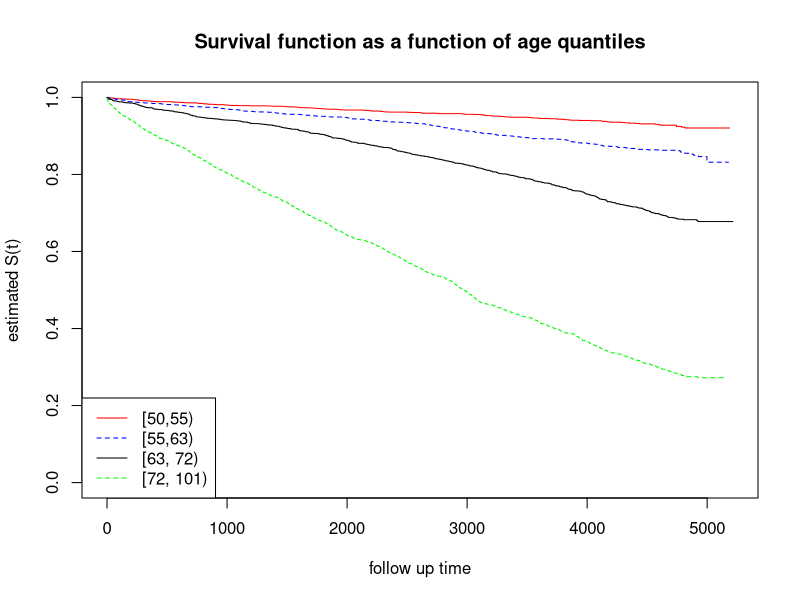
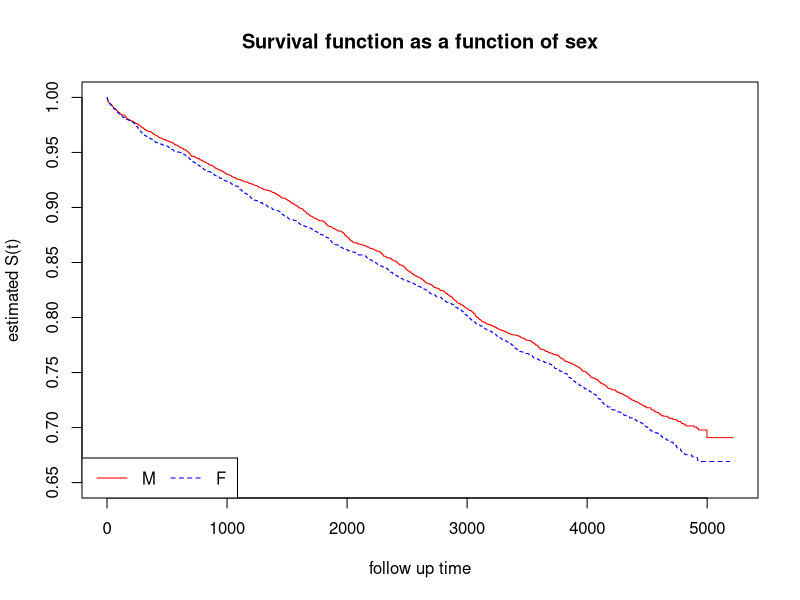
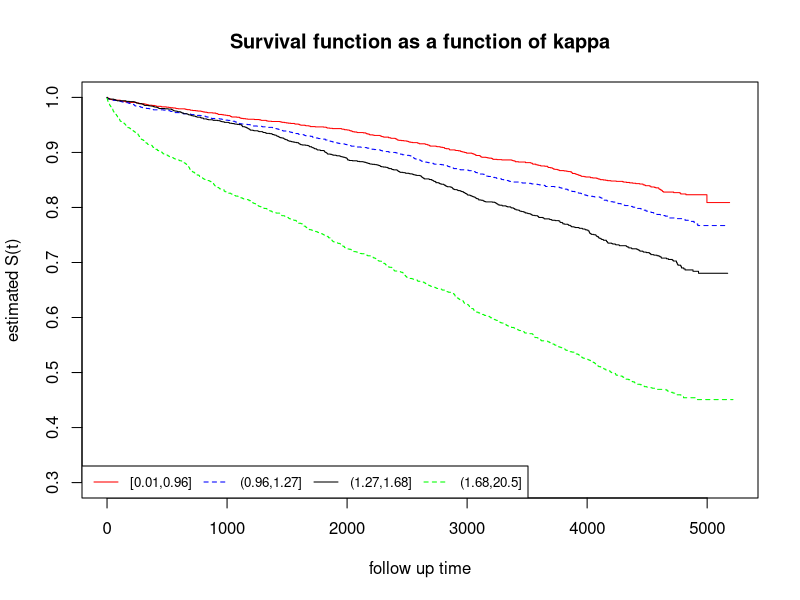
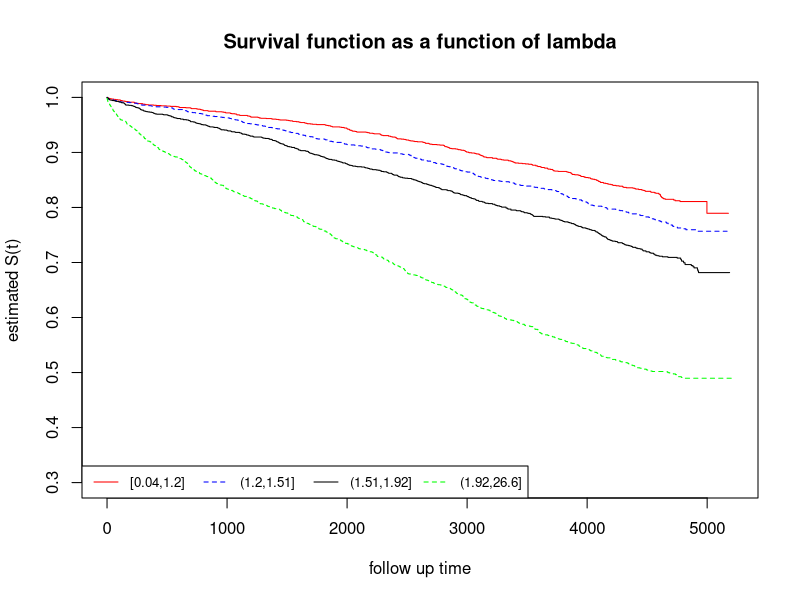
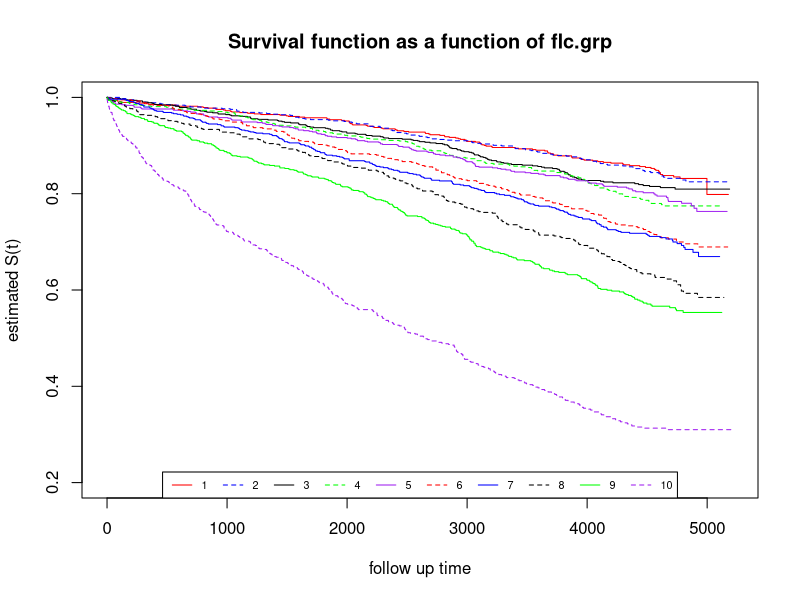
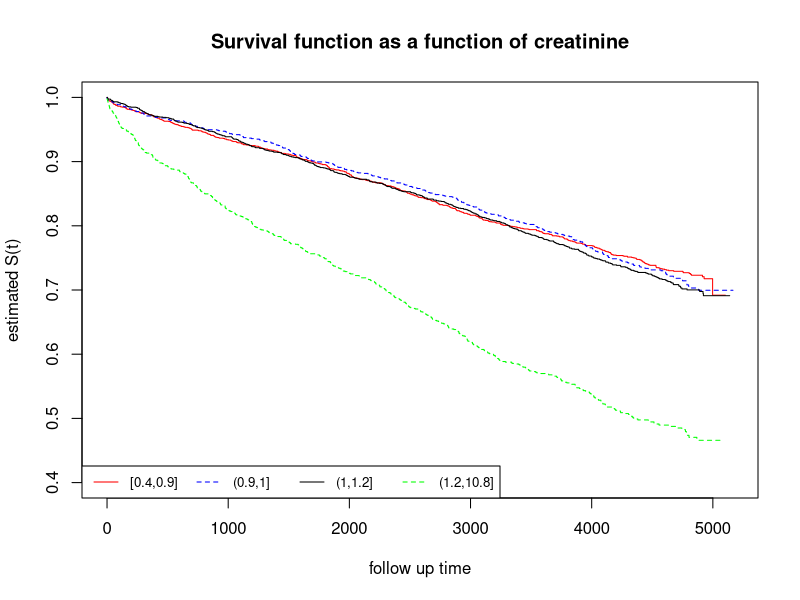
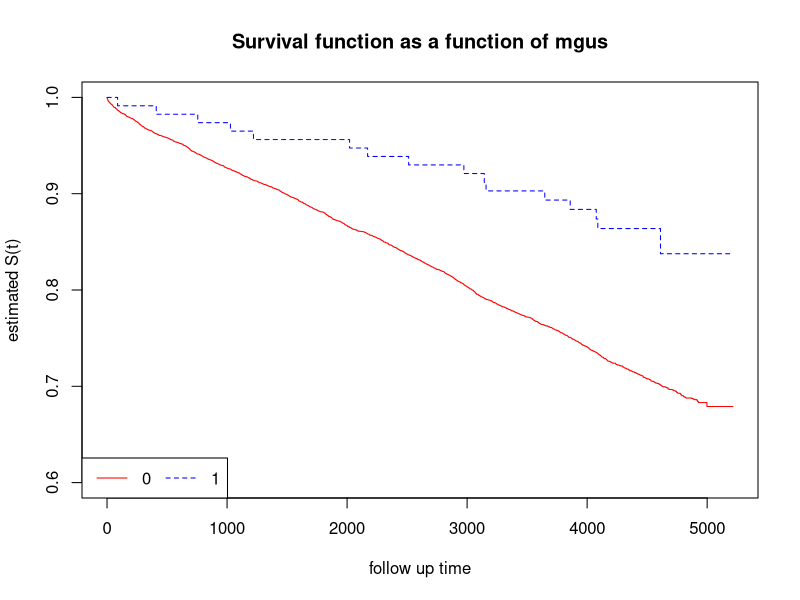

Here is the R script that generated these plots, in order: (Note: this script raises an error after producing the figures.)
library(survival)
data("flchain")
attach(flchain)

### QUESTION 1 - UNIVARIATE ANALYSIS ON ALL 

univariate_km = function(var) {
  surv_object <- Surv(futime, death)
  result_km <- survfit(surv_object ~ var, conf.type = "log-log")
  
  return(result_km)
}

#  we will not include variables: chapter (too many level)


# age
age_quantile <- cut(age, quantile(age), include.lowest =  T)
age_death = univariate_km(age_quantile)
plot(age_death, col = c('red', 'blue', 'black', 'green'), lty = 1:2, xlab = "follow up time", ylab = "estimated S(t)", main = 'Survival function as a function of age quantiles')
legend("bottomleft", legend = c("[50,55)", "[55,63)", "[63, 72)", "[72, 101)"), lty = 1:2, col = c('red', 'blue', 'black', 'green'))


# sex
sex_death = univariate_km(sex)
plot(sex_death, col = c('red', 'blue'), lty = 1:2, xlab = "follow up time", ylab = "estimated S(t)", main = 'Survival function as a function of sex', ylim=c(0.65, 1))
legend("bottomleft", legend = c('M', 'F'), col = c('red', 'blue'), lty = 1:2, horiz = T)


# kappa
kappa_quantile = cut(kappa, quantile(kappa), include.lowest =  T)
kappa_death = univariate_km(kappa_quantile)
plot(kappa_death, col = c('red', 'blue', 'black', 'green'), lty = 1:2, xlab = "follow up time", ylab = "estimated S(t)", main = 'Survival function as a function of kappa', ylim=c(0.3, 1))
legend("bottomleft", legend = c('[0.01,0.96]', '(0.96,1.27]', '(1.27,1.68]', '(1.68,20.5]'), col = c('red', 'blue', 'black', 'green'), lty = 1:2, horiz = T, cex = 0.8 )


# lambda
lambda_quantile = cut(lambda, quantile(lambda), include.lowest =  T)
lambda_death = univariate_km(lambda_quantile)
plot(lambda_death, col = c('red', 'blue', 'black', 'green'), lty = 1:2, xlab = "follow up time", ylab = "estimated S(t)", main = 'Survival function as a function of lambda', ylim=c(0.3, 1))
legend("bottomleft", legend = c('[0.04,1.2]', '(1.2,1.51]', '(1.51,1.92]', '(1.92,26.6]'), col = c('red', 'blue', 'black', 'green'), lty = 1:2, horiz = T, cex = 0.8 )


# flc.gpr
flc.grp_death = univariate_km(flc.grp) # log-rang diviso in prime 5 seconde 5
plot(flc.grp_death, col = c('red', 'blue', 'black', 'green', 'purple', 'red', 'blue', 'black', 'green', 'purple'), lty = 1:2, xlab = "follow up time", ylab = "estimated S(t)", main = 'Survival function as a function of flc.grp', ylim=c(0.2, 1))
legend("bottom", legend = c(1,2,3,4,5,6,7,8,9,10), col = c('red', 'blue', 'black', 'green', 'purple', 'red', 'blue', 'black', 'green', 'purple'), lty = 1:2, horiz = T, cex = 0.65)


# creatinine
#  [0.4,0.9] (0.9,1] (1,1.2] (1.2,10.8]
creatinine_quanitle = cut(creatinine, quantile(creatinine, na.rm = T), include.lowest =  T)
creatinine_death = univariate_km(creatinine_quanitle)
plot(creatinine_death, col = c('red', 'blue', 'black', 'green'), lty = 1:2, xlab = "follow up time", ylab = "estimated S(t)", main = 'Survival function as a function of creatinine', ylim=c(0.4, 1))
legend("bottomleft", legend = c("[0.4,0.9]", "(0.9,1]", "(1,1.2]", "(1.2,10.8]"), col = c('red', 'blue', 'black', 'green'), lty = 1:2, horiz = T, cex = 0.8)


# mgus
mgus_death = univariate_km(mgus)
plot(mgus_death, col = c('red', 'blue'), lty = 1:2, xlab = "follow up time", ylab = "estimated S(t)", main = 'Survival function as a function of mgus', ylim=c(0.6, 1))
legend("bottomleft", legend = c(0,1), col = c('red', 'blue'), lty = 1:2, horiz = T, cex = 1)


### QUESTION 2 
# Cox model
# dicotomous covariate
cox1 <- coxph(surv_object ~ death)
cox1

# continuous covariate
cox2 <- coxph(surv_object ~ age)
cox2

# changing the baseline (continuous covariate)
cox2b <- coxph(surv_object ~ I(age - 35))
cox2b

# age classes
table(age_quantile)

cox3 <- coxph(surv_object ~ age_quantile)
cox3

plot(survfit(surv_object ~ age_quantile), col=1:4,lty=1:4, xlab="Months", ylab="Estimated S(t)")
legend("topright", legend = levels(age_quantile), lty = 1:4,col=1:4,title = "Age")




















































# Fleming-Harringon (Nelson-Aalen) estimator
?survfit
result.na <- survfit(g ~ 1, conf.type="log-log", stype=2)
summary(result.na)

# cumulative hazard and corresponding standard error
round(result.na$cumhaz,4)
round(result.na$std.chaz,4)

plot(result.na)
abline(h=0.5, col="red",lty=3)

tt_full<-c(tt,1,1,2,2,3,4,4,5,5,8,8,8,8,11,11,12,12,15,17,22,23)
cens_full<- c(cens, rep(1,21))
control <- rep(c(0,1), each=21)

results <- survfit(Surv(tt_full, cens_full) ~ control, conf.type="log-log")
results

summary(results)
plot(results,col=c("black", "red"),lty = 1:2,xlab = "Weeks", ylab = "estimated S(t)")
legend("topright", legend = c("treat", "control"), lty = c(1, 2),col=c("black","red"))

quantile(results)


